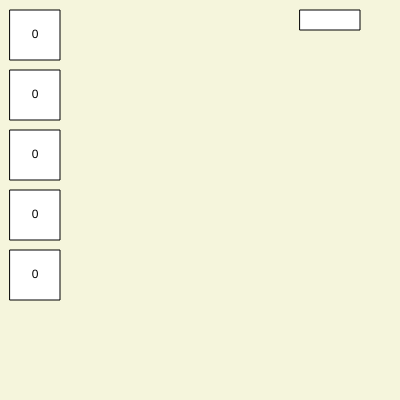
Frame 1 (no input)
Frame 60 (no input): identical to frame 1, image omitted
Frame 120 (the mouse pressed at the canvas centre since frame 60): identical to frame 1, image omitted

The p5.js sketch that drew this single still picture (run headless with seeded random() and noise() and a simulated clock; from frame 60 on, the mouse is pressed at the canvas centre):

// p5.js sketch
// ── sketch.js
let l = 0;
let h = 0;
let tern = [0, 0, 0, 0, 0];
let tx = 10;
let ty = 10;

function setup() {
  createCanvas(400, 400);

  l = 50;
  h = 50;
}

function draw() {
  background("beige");

  tegntern(tx, ty, 0);
  tegntern(tx, ty + h * 1 + 10, 1);
  tegntern(tx, ty + h * 2 + 10 * 2, 2);
  tegntern(tx, ty + h * 3 + 10 * 3, 3);
  tegntern(tx, ty + h * 4 + 10 * 4, 4);

  rect(300, 10, 60, 20);
}

function slåterning(tal, n) {
  if (mouseX > 300 && mouseX < 300 + 60 && mouseY > 10 && mouseY < 10 + 20) {
    tal = floor(random(1, 7));

    tern[n] = tal;
  }
}

function ternclick(lx, ly) {
  if (mouseX > lx && mouseX < lx + l && mouseY > ly && mouseY < ly + h) {
  }
}

function tegntern(lx, ly, n) {
  rect(lx, ly, l, h);

  textAlign(CENTER, CENTER);
  text(tern[n], lx + l / 2, ly + h / 2);
}

function mouseClicked() {
  slåterning(tern[0], 0);
  slåterning(tern[1], 1);
  slåterning(tern[2], 2);
  slåterning(tern[3], 3);
  slåterning(tern[4], 4);

  console.log(tern);
}
